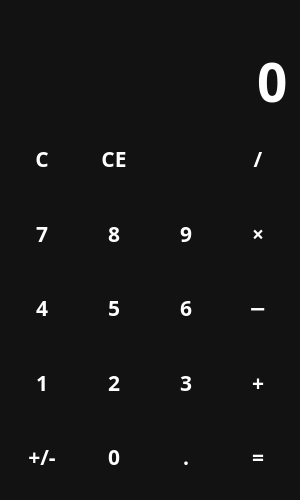
<?xml version="1.0" encoding="UTF-8"?>
<ui version="4.0">
 <class>MainWindow</class>
 <widget class="QMainWindow" name="MainWindow">
  <property name="geometry">
   <rect>
    <x>0</x>
    <y>0</y>
    <width>300</width>
    <height>500</height>
   </rect>
  </property>
  <property name="minimumSize">
   <size>
    <width>300</width>
    <height>500</height>
   </size>
  </property>
  <property name="windowTitle">
   <string>shtosh calculator</string>
  </property>
  <property name="windowIcon">
   <iconset resource="files.qrc">
    <normaloff>:/icons/icons/calculator.svg</normaloff>:/icons/icons/calculator.svg</iconset>
  </property>
  <property name="styleSheet">
   <string notr="true">QWidget {
                color: white;
                background-color: #121212;
                font-family: Rubik;
                font-size: 16pt;
                font-weight: 600;
                }

                QPushButton {
                background-color: transparent;
                border: none;
                }

                QPushButton:hover {
                background-color: #666;
                }

                QPushButton:pressed {
                background-color: #888;
                }
            </string>
  </property>
  <widget class="QWidget" name="centralwidget">
   <layout class="QVBoxLayout" name="verticalLayout">
    <item>
     <widget class="QLabel" name="lbl_temp">
      <property name="sizePolicy">
       <sizepolicy hsizetype="Preferred" vsizetype="Maximum">
        <horstretch>0</horstretch>
        <verstretch>0</verstretch>
       </sizepolicy>
      </property>
      <property name="styleSheet">
       <string notr="true">color: #888;</string>
      </property>
      <property name="alignment">
       <set>Qt::AlignRight|Qt::AlignTrailing|Qt::AlignVCenter</set>
      </property>
     </widget>
    </item>
    <item>
     <widget class="QLineEdit" name="le_entry">
      <property name="sizePolicy">
       <sizepolicy hsizetype="Expanding" vsizetype="Maximum">
        <horstretch>0</horstretch>
        <verstretch>0</verstretch>
       </sizepolicy>
      </property>
      <property name="styleSheet">
       <string notr="true">font-size: 40pt;
                                border: none;
                            </string>
      </property>
      <property name="text">
       <string>0</string>
      </property>
      <property name="maxLength">
       <number>16</number>
      </property>
      <property name="alignment">
       <set>Qt::AlignRight|Qt::AlignTrailing|Qt::AlignVCenter</set>
      </property>
      <property name="readOnly">
       <bool>true</bool>
      </property>
     </widget>
    </item>
    <item>
     <layout class="QGridLayout" name="layout_buttons">
      <item row="0" column="0">
       <widget class="QPushButton" name="btn_clear">
        <property name="sizePolicy">
         <sizepolicy hsizetype="Minimum" vsizetype="Expanding">
          <horstretch>0</horstretch>
          <verstretch>0</verstretch>
         </sizepolicy>
        </property>
        <property name="cursor">
         <cursorShape>PointingHandCursor</cursorShape>
        </property>
        <property name="text">
         <string>C</string>
        </property>
       </widget>
      </item>
      <item row="1" column="0">
       <widget class="QPushButton" name="btn_7">
        <property name="sizePolicy">
         <sizepolicy hsizetype="Minimum" vsizetype="Expanding">
          <horstretch>0</horstretch>
          <verstretch>0</verstretch>
         </sizepolicy>
        </property>
        <property name="cursor">
         <cursorShape>PointingHandCursor</cursorShape>
        </property>
        <property name="text">
         <string>7</string>
        </property>
       </widget>
      </item>
      <item row="4" column="1">
       <widget class="QPushButton" name="btn_0">
        <property name="sizePolicy">
         <sizepolicy hsizetype="Minimum" vsizetype="Expanding">
          <horstretch>0</horstretch>
          <verstretch>0</verstretch>
         </sizepolicy>
        </property>
        <property name="cursor">
         <cursorShape>PointingHandCursor</cursorShape>
        </property>
        <property name="text">
         <string>0</string>
        </property>
        <property name="shortcut">
         <string>0</string>
        </property>
       </widget>
      </item>
      <item row="3" column="0">
       <widget class="QPushButton" name="btn_1">
        <property name="sizePolicy">
         <sizepolicy hsizetype="Minimum" vsizetype="Expanding">
          <horstretch>0</horstretch>
          <verstretch>0</verstretch>
         </sizepolicy>
        </property>
        <property name="cursor">
         <cursorShape>PointingHandCursor</cursorShape>
        </property>
        <property name="text">
         <string>1</string>
        </property>
        <property name="shortcut">
         <string>1</string>
        </property>
       </widget>
      </item>
      <item row="4" column="0">
       <widget class="QPushButton" name="btn_neg">
        <property name="sizePolicy">
         <sizepolicy hsizetype="Minimum" vsizetype="Expanding">
          <horstretch>0</horstretch>
          <verstretch>0</verstretch>
         </sizepolicy>
        </property>
        <property name="cursor">
         <cursorShape>PointingHandCursor</cursorShape>
        </property>
        <property name="text">
         <string>+/-</string>
        </property>
       </widget>
      </item>
      <item row="2" column="0">
       <widget class="QPushButton" name="btn_4">
        <property name="sizePolicy">
         <sizepolicy hsizetype="Minimum" vsizetype="Expanding">
          <horstretch>0</horstretch>
          <verstretch>0</verstretch>
         </sizepolicy>
        </property>
        <property name="cursor">
         <cursorShape>PointingHandCursor</cursorShape>
        </property>
        <property name="text">
         <string>4</string>
        </property>
        <property name="shortcut">
         <string>4</string>
        </property>
       </widget>
      </item>
      <item row="4" column="2">
       <widget class="QPushButton" name="btn_point">
        <property name="sizePolicy">
         <sizepolicy hsizetype="Minimum" vsizetype="Expanding">
          <horstretch>0</horstretch>
          <verstretch>0</verstretch>
         </sizepolicy>
        </property>
        <property name="cursor">
         <cursorShape>PointingHandCursor</cursorShape>
        </property>
        <property name="text">
         <string>.</string>
        </property>
        <property name="shortcut">
         <string>.</string>
        </property>
       </widget>
      </item>
      <item row="4" column="3">
       <widget class="QPushButton" name="btn_calc">
        <property name="sizePolicy">
         <sizepolicy hsizetype="Minimum" vsizetype="Expanding">
          <horstretch>0</horstretch>
          <verstretch>0</verstretch>
         </sizepolicy>
        </property>
        <property name="cursor">
         <cursorShape>PointingHandCursor</cursorShape>
        </property>
        <property name="text">
         <string>=</string>
        </property>
        <property name="shortcut">
         <string>=</string>
        </property>
       </widget>
      </item>
      <item row="3" column="3">
       <widget class="QPushButton" name="btn_add">
        <property name="sizePolicy">
         <sizepolicy hsizetype="Minimum" vsizetype="Expanding">
          <horstretch>0</horstretch>
          <verstretch>0</verstretch>
         </sizepolicy>
        </property>
        <property name="cursor">
         <cursorShape>PointingHandCursor</cursorShape>
        </property>
        <property name="text">
         <string>+</string>
        </property>
        <property name="shortcut">
         <string>+</string>
        </property>
       </widget>
      </item>
      <item row="2" column="3">
       <widget class="QPushButton" name="btn_sub">
        <property name="sizePolicy">
         <sizepolicy hsizetype="Minimum" vsizetype="Expanding">
          <horstretch>0</horstretch>
          <verstretch>0</verstretch>
         </sizepolicy>
        </property>
        <property name="cursor">
         <cursorShape>PointingHandCursor</cursorShape>
        </property>
        <property name="text">
         <string>−</string>
        </property>
        <property name="shortcut">
         <string>-</string>
        </property>
       </widget>
      </item>
      <item row="1" column="3">
       <widget class="QPushButton" name="btn_mul">
        <property name="sizePolicy">
         <sizepolicy hsizetype="Minimum" vsizetype="Expanding">
          <horstretch>0</horstretch>
          <verstretch>0</verstretch>
         </sizepolicy>
        </property>
        <property name="cursor">
         <cursorShape>PointingHandCursor</cursorShape>
        </property>
        <property name="text">
         <string>×</string>
        </property>
        <property name="shortcut">
         <string>*</string>
        </property>
       </widget>
      </item>
      <item row="0" column="3">
       <widget class="QPushButton" name="btn_div">
        <property name="sizePolicy">
         <sizepolicy hsizetype="Minimum" vsizetype="Expanding">
          <horstretch>0</horstretch>
          <verstretch>0</verstretch>
         </sizepolicy>
        </property>
        <property name="cursor">
         <cursorShape>PointingHandCursor</cursorShape>
        </property>
        <property name="text">
         <string>/</string>
        </property>
        <property name="shortcut">
         <string>/</string>
        </property>
       </widget>
      </item>
      <item row="0" column="2">
       <widget class="QPushButton" name="btn_backspace">
        <property name="sizePolicy">
         <sizepolicy hsizetype="Minimum" vsizetype="Expanding">
          <horstretch>0</horstretch>
          <verstretch>0</verstretch>
         </sizepolicy>
        </property>
        <property name="cursor">
         <cursorShape>PointingHandCursor</cursorShape>
        </property>
        <property name="icon">
         <iconset resource="files.qrc">
          <normaloff>:/icons/icons/backspace.svg</normaloff>:/icons/icons/backspace.svg</iconset>
        </property>
        <property name="iconSize">
         <size>
          <width>24</width>
          <height>24</height>
         </size>
        </property>
        <property name="shortcut">
         <string>Backspace</string>
        </property>
       </widget>
      </item>
      <item row="0" column="1">
       <widget class="QPushButton" name="btn_ce">
        <property name="sizePolicy">
         <sizepolicy hsizetype="Minimum" vsizetype="Expanding">
          <horstretch>0</horstretch>
          <verstretch>0</verstretch>
         </sizepolicy>
        </property>
        <property name="cursor">
         <cursorShape>PointingHandCursor</cursorShape>
        </property>
        <property name="text">
         <string>CE</string>
        </property>
        <property name="shortcut">
         <string>Del</string>
        </property>
       </widget>
      </item>
      <item row="1" column="1">
       <widget class="QPushButton" name="btn_8">
        <property name="sizePolicy">
         <sizepolicy hsizetype="Minimum" vsizetype="Expanding">
          <horstretch>0</horstretch>
          <verstretch>0</verstretch>
         </sizepolicy>
        </property>
        <property name="cursor">
         <cursorShape>PointingHandCursor</cursorShape>
        </property>
        <property name="text">
         <string>8</string>
        </property>
       </widget>
      </item>
      <item row="1" column="2">
       <widget class="QPushButton" name="btn_9">
        <property name="sizePolicy">
         <sizepolicy hsizetype="Minimum" vsizetype="Expanding">
          <horstretch>0</horstretch>
          <verstretch>0</verstretch>
         </sizepolicy>
        </property>
        <property name="cursor">
         <cursorShape>PointingHandCursor</cursorShape>
        </property>
        <property name="text">
         <string>9</string>
        </property>
       </widget>
      </item>
      <item row="2" column="2">
       <widget class="QPushButton" name="btn_6">
        <property name="sizePolicy">
         <sizepolicy hsizetype="Minimum" vsizetype="Expanding">
          <horstretch>0</horstretch>
          <verstretch>0</verstretch>
         </sizepolicy>
        </property>
        <property name="cursor">
         <cursorShape>PointingHandCursor</cursorShape>
        </property>
        <property name="text">
         <string>6</string>
        </property>
        <property name="shortcut">
         <string>6</string>
        </property>
       </widget>
      </item>
      <item row="2" column="1">
       <widget class="QPushButton" name="btn_5">
        <property name="sizePolicy">
         <sizepolicy hsizetype="Minimum" vsizetype="Expanding">
          <horstretch>0</horstretch>
          <verstretch>0</verstretch>
         </sizepolicy>
        </property>
        <property name="cursor">
         <cursorShape>PointingHandCursor</cursorShape>
        </property>
        <property name="text">
         <string>5</string>
        </property>
        <property name="shortcut">
         <string>5</string>
        </property>
       </widget>
      </item>
      <item row="3" column="1">
       <widget class="QPushButton" name="btn_2">
        <property name="sizePolicy">
         <sizepolicy hsizetype="Minimum" vsizetype="Expanding">
          <horstretch>0</horstretch>
          <verstretch>0</verstretch>
         </sizepolicy>
        </property>
        <property name="cursor">
         <cursorShape>PointingHandCursor</cursorShape>
        </property>
        <property name="text">
         <string>2</string>
        </property>
        <property name="shortcut">
         <string>2</string>
        </property>
       </widget>
      </item>
      <item row="3" column="2">
       <widget class="QPushButton" name="btn_3">
        <property name="sizePolicy">
         <sizepolicy hsizetype="Minimum" vsizetype="Expanding">
          <horstretch>0</horstretch>
          <verstretch>0</verstretch>
         </sizepolicy>
        </property>
        <property name="cursor">
         <cursorShape>PointingHandCursor</cursorShape>
        </property>
        <property name="text">
         <string>3</string>
        </property>
        <property name="shortcut">
         <string>3</string>
        </property>
       </widget>
      </item>
     </layout>
    </item>
   </layout>
  </widget>
 </widget>
 <resources>
  <include location="files.qrc"/>
 </resources>
 <connections/>
</ui>
